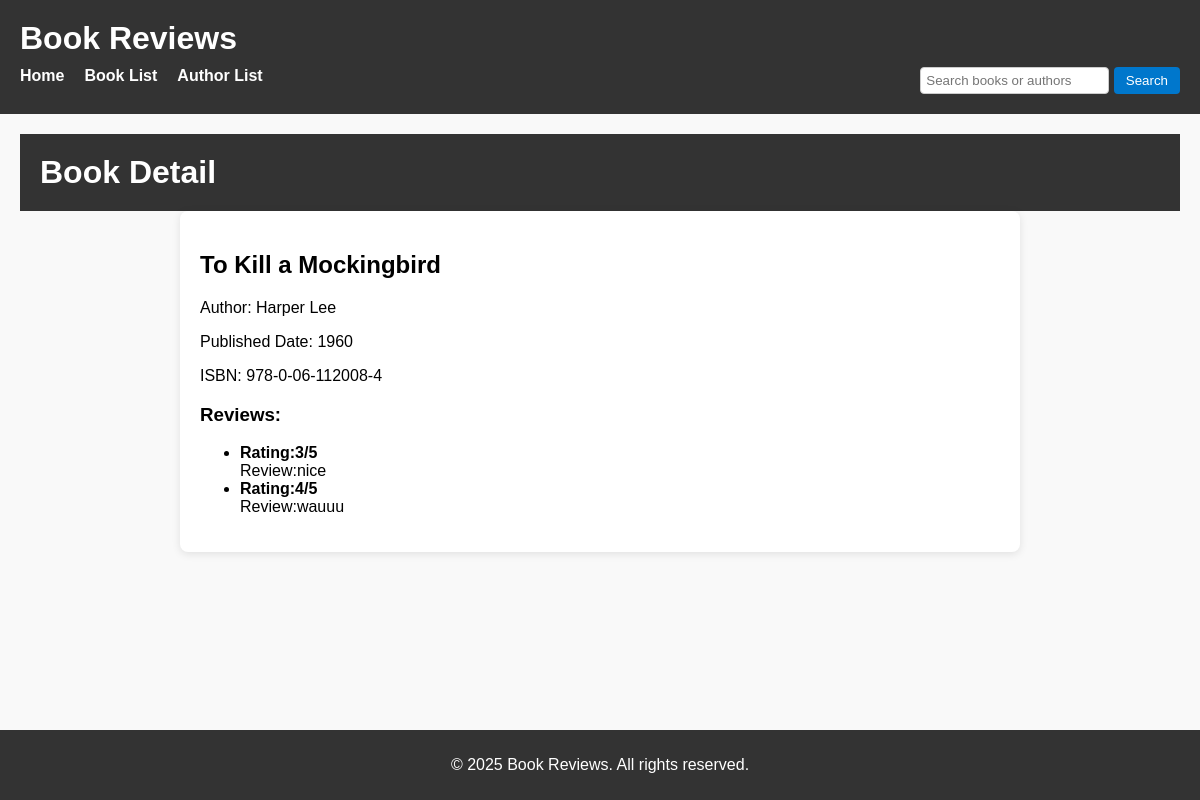
Screenshot of /book/1/ with the database file from the repository.
### book/models.py (models this page shows, shortened)
class Book(models.Model):
    title = models.CharField(max_length=200)
    author = models.ForeignKey('Author', on_delete=models.CASCADE)
    published_date = models.CharField(max_length=100)
    isbn = models.CharField(max_length=17)

class Author(models.Model):
    name = models.CharField(max_length=100)

class Review(models.Model):
    book = models.ForeignKey(Book, on_delete=models.CASCADE)
    review_text = models.TextField()
    rating = models.IntegerField(validators=[MinValueValidator(1), MaxValueValidator(5)])

### book/views.py (the view)
# urls.py: path('book/<int:id>/', views.detail, name='bookdetail'),
def detail(request, id):
    book = get_object_or_404(Book, id=id)
    return render(request, 'book/bookdetail.html', {'book': book})

### book/templates/book/bookdetail.html (shortened to what this page needs)
{% extends 'book/index.html' %}
{% load static %}
{% block content %}
    <header>
        <h1>Book Detail</h1>
    </header>
       <div class ="container">
        <h2>{{ book.title }}</h2>
        <p>Author: {{ book.author.name }}</p>
        <p>Published Date: {{ book.published_date }}</p>
        <p>ISBN: {{ book.isbn }}</p>
        <h3>Reviews:</h3>
        <ul>
            {% for review in book.review_set.all %}
            <li>
                <strong>Rating:{{ review.rating }}/5</strong><br>Review:{{ review.review_text }}
            </li>
            {% empty %}
            <li>No reviews yet.</li>
            {% endfor %}
        </ul>
        </div>
{% endblock %}

### static/css/style.css (style rules this page uses)
html, body { height: 100%; }
body { display: flex; flex-direction: column; }
body { font-family: Arial, sans-serif; margin: 0; padding: 0; background-color: #f9f9f9; }
header { background-color: #333; color: white; padding: 20px; }
header h1 { margin: 0; }

### book/templates/book/bookdetail.html (style rules this page uses)
.container { max-width: 800px; margin: auto; padding: 20px; background-color: #fff; border-radius: 8px; box-shadow: 0 2px 8px rgba(0,0,0,0.1); }

### rows the page displays
Book: title "To Kill a Mockingbird", author.name "Harper Lee", published_date "1960", isbn "978-0-06-112008-4"
Review: rating "3", review_text "nice"
Review: rating "4", review_text "wauuu"
